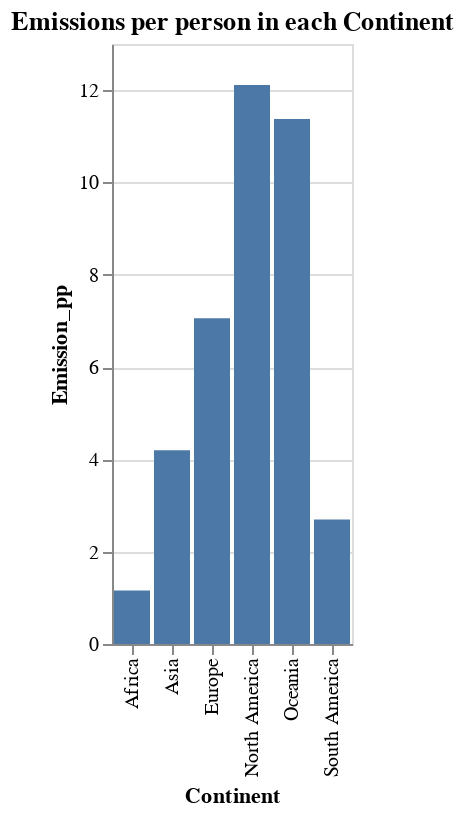

The code cell stored with this chart in its notebook:
### Markdown cell above
**Question 4(i)** <br> {points: 1} 

Plot in a bar graph, the `Emission_pp` for each continent from highest to lowest and name the plot `continent_emissions_pp_plot`. Give it a title as well.

Note that you will need to use the `reset_index` function.

### Code cell
continent_emissions_pp = continent_emissions_pp.reset_index()
continent_emissions_pp_plot = (alt.Chart(continent_emissions_pp)
                               .mark_bar()
                               .encode(x='Continent:N', y='Emission_pp:Q')
                               .properties(title='Emissions per person in each Continent')
                              )
continent_emissions_pp_plot

### Figure 1 — Vega-Lite specification as saved in the notebook (floating-point values rounded to 4 significant figures)
{"config": {"view": {"continuousWidth": 400, "continuousHeight": 300}}, "data": {"name": "data-e3a870f4019653ca10578aeb31c65f40"}, "mark": "bar", "encoding": {"x": {"type": "nominal", "field": "Continent"}, "y": {"type": "quantitative", "field": "Emission_pp"}}, "title": "Emissions per person in each Continent", "$schema": "https://vega.github.io/schema/vega-lite/v4.8.1.json", "datasets": {"data-e3a870f4019653ca10578aeb31c65f40": [{"Continent": "Africa", "Population": 1028000000.0, "Quantity": 1191000000.0, "Emission_pp": 1.158}, {"Continent": "Asia", "Population": 4292000000.0, "Quantity": 18010000000.0, "Emission_pp": 4.195}, {"Continent": "Europe", "Population": 609600000.0, "Quantity": 4303000000.0, "Emission_pp": 7.059}, {"Continent": "North America", "Population": 536700000.0, "Quantity": 6502000000.0, "Emission_pp": 12.11}, {"Continent": "Oceania", "Population": 36070000.0, "Quantity": 410300000.0, "Emission_pp": 11.37}, {"Continent": "South America", "Population": 392500000.0, "Quantity": 1058000000.0, "Emission_pp": 2.695}]}}
